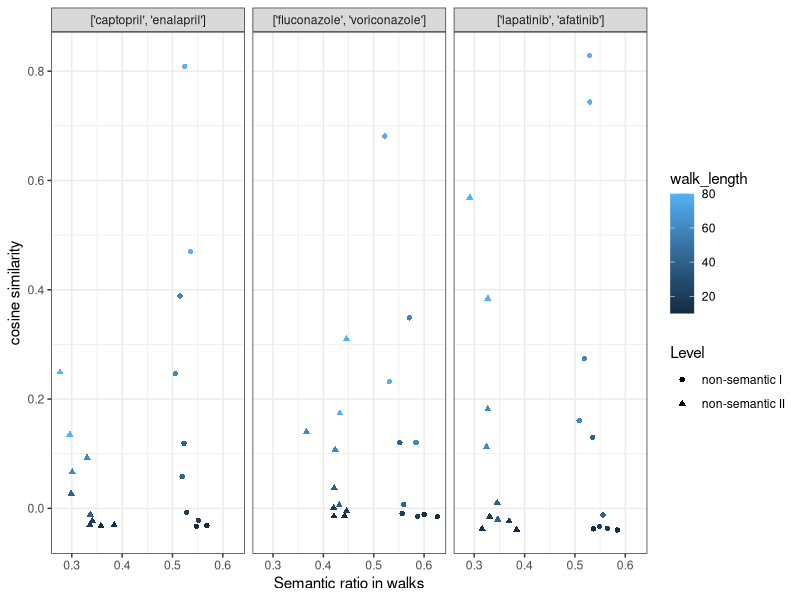

R code for this plot:

library(magrittr) # needs to be run every time you start R and want to use %>%
library(dplyr)    # alternatively, this also loads %>%
library(tidyr)
library(ggplot2)
library(withr)
library(RColorBrewer)

# put your working directory
wd <- getwd()
setwd(wd)

# load SRW data 
df2 <- read.csv('./Data/robokop_pos_nonsemantic.csv')
df3 <- read.csv('./Data/robokop_pos_nonsemantic_lower.csv')

# add levels
Level <- 'non-semantic I'
df2 <- cbind(Level ,df2)
Level <- 'non-semantic II'
df3 <- cbind(Level ,df3)
df <- rbind(df2, df3)
head(df)

# remove metapath2vec
tt<- df$method != 'metapath2vec'
df <- df[tt,]

# pick 3 pairs
tt <- df$drug_pairs == "['fluconazole', 'voriconazole']" | df$drug_pairs == "['lapatinib', 'afatinib']" | df$drug_pairs == "['captopril', 'enalapril']"
df <- df[tt,]

# plot: cos_sim vs SR_W
png("SRW.png",width=9, height=2.7 ,units="in",res=500) #9*6.5 for 3X3#9*8.4 for 3X4 # 9*4.3for 3X2
df %>% ggplot(aes(x = SR_walks , y = cos_sim)) + 
  facet_wrap(vars(drug_pairs), ncol = 3) +
  geom_point(aes(x = SR_walks , y = cos_sim, color=walk_length, shape=Level))+
  scale_x_continuous("Semantic ratio in walks") +
  scale_y_continuous("cosine similarity")+theme_bw()
dev.off()
# the syntax png and dev can be used if you want to output the resulted figure
